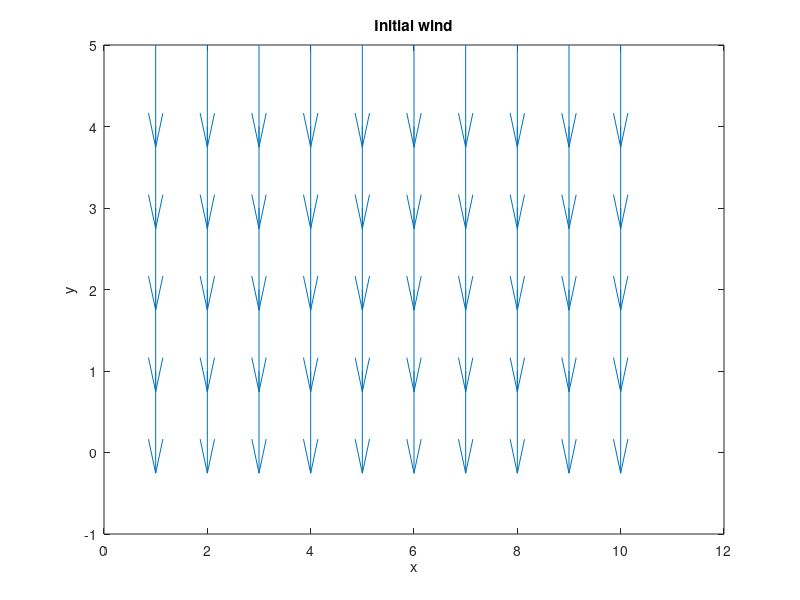
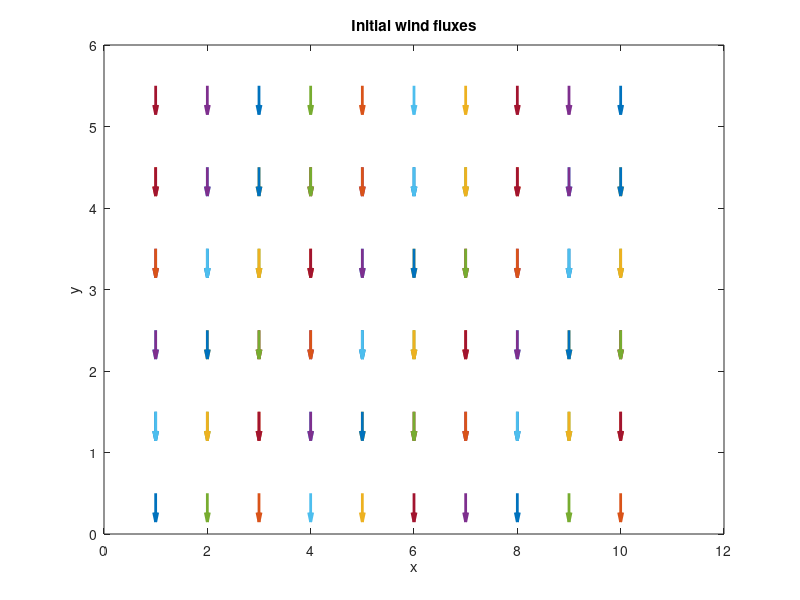

Here is the MATLAB script that generated these plots, in order: (Note: this script raises an error after producing the figures.)
% dimension
n = [10,5];
fprintf('linear array of %ix%i cells\n',n(1),n(2))
% grid (regular for the moment)
[x,y] = meshgrid(1:n(1),1:n(2));
xx = x'; yy = y';

% # x continuity constraints
nt1 = (n(1)-1)*n(2);
% # y continuity constraints
nt2 = n(1)*(n(2)-1);
% # ground flux conditions
nt3 = n(1);
c_constraints = nt1+nt2+nt3;

% # fluxes per element
factor = 4;
% initialize matrices
B=sparse(factor*prod(n));
D=sparse(prod(n),factor*prod(n));
A=sparse(factor*prod(n));
E=sparse(size(n,2)*prod(n),factor*prod(n));
t1 = sparse(nt1,factor*prod(n));
t2 = sparse(nt2,factor*prod(n));
t3 = sparse(nt3,factor*prod(n));
v0f = zeros(factor*prod(n),1);
% make them full if small
if prod(n)<200, B=full(B);D=full(D);E=full(E);A=full(A);t1=full(t1);t2=full(t2);t3=full(t3); end
% create block matrices
for i=1:prod(n)
    s=(i-1)*factor+1:i*factor; % span of local dofs
    t=(i-1)*size(n,2)+1:i*size(n,2);
    A(s,s)=diag([1,1,2,2]);
    B(s,s)=[-1,0,0,0;0,1,0,0;0,0,-1,0;0,0,0,1];
    D(i,s)=[1,1,1,1];
    E(t,s)=[-.5,.5,0,0;0,0,-.5,.5];
    v0f(s)=[0,0,1,-1]; % initial wind flux
    % continuity conditions
    [xi,yi]=ind2sub(n,i);    
    if xi > 1
        t1((xi-1)+(yi-1)*(n(1)-1),s(1)) = 1;
    end
    if xi < n(1)
        t1(xi+(yi-1)*(n(1)-1),s(2)) = 1;
    end
    if yi > 1
        t2((yi-1)+(xi-1)*(n(2)-1),s(3)) = 1;
    end
    if yi < n(2)
        t2(yi+(xi-1)*(n(2)-1),s(4)) = 1;
    end
    if yi==1
        t3(xi,s(3)) = 1;
    end
end
C = [t1;t2;t3];
% check that they are the same number computed before
if size(C,1) ~= c_constraints
    error('number of constraints different than indices computed!') 
end
% initial wind flow at the middle of the cells
u0=E*v0f;
% plot initial wind
figure, quiver(xx(:),yy(:),u0(1:2:end),u0(2:2:end)), xlabel('x'), ylabel('y'), title('Initial wind')
% plot initial fluxes
vv0f = B*v0f;
figure, for i=1:prod(n), s=(i-1)*factor+1:i*factor; [xi,yi]=ind2sub(n,i); quiver([xi-.5,xi+.5,xi,xi],[yi,yi,yi-.5,yi+.5],[vv0f(s(1:2))',0,0],[0,0,vv0f(s(3:4))'],.5,'LineWidth',2), hold on, end, xlabel('x'), ylabel('y'), title('Initial wind fluxes')
% need initial Cartesian wind instead of flux
v0=B*v0f; 
% solve mass-consistent using saddle problem
saddle_sparse
% show matrix M if it is small
if prod(n)<10,M,end
% transform fluxes into cartesian winds at the centers
u=E*v;
% plot resulting wind
figure, quiver(xx(:),yy(:),u(1:2:end),u(2:2:end)), xlabel('x'), ylabel('y'), title('Mass-consistent solution')
vv = B*v;
% plot resulting fluxes
figure, for i=1:prod(n), s=(i-1)*factor+1:i*factor; [xi,yi]=ind2sub(n,i); quiver([xi-.5,xi+.5,xi,xi],[yi,yi,yi-.5,yi+.5],[vv(s(1:2))',0,0],[0,0,vv(s(3:4))'],.5,'LineWidth',2), hold on, end, xlabel('x'), ylabel('y'), title('Mass-consistent solution fluxes')
% plot lagrange multiplier p
figure, mesh(xx,yy,reshape(p,n)), xlabel('x'), ylabel('y'), title('Lagrange multiplier p')
% plot lagrange multiplier q
qq = Ct*q;
qqm = (qq(1:4:end-1)+qq(2:4:end)+qq(3:4:end)+qq(4:4:end))/4;
figure, mesh(xx,yy,reshape(qqm,n)), xlabel('x'), ylabel('y'), title('Lagrange multiplier q')
%figure, for i=1:prod(n), s=(i-1)*factor+1:i*factor; [xi,yi]=ind2sub(n,i); mesh([xi-.5,xi+.5;xi,xi],[yi,yi;yi-.5,yi+.5],[qq(s(1:2))';qq(s(3:4))']), hold on, end, xlabel('x'), ylabel('y'), title('Lagrange multiplier q')

